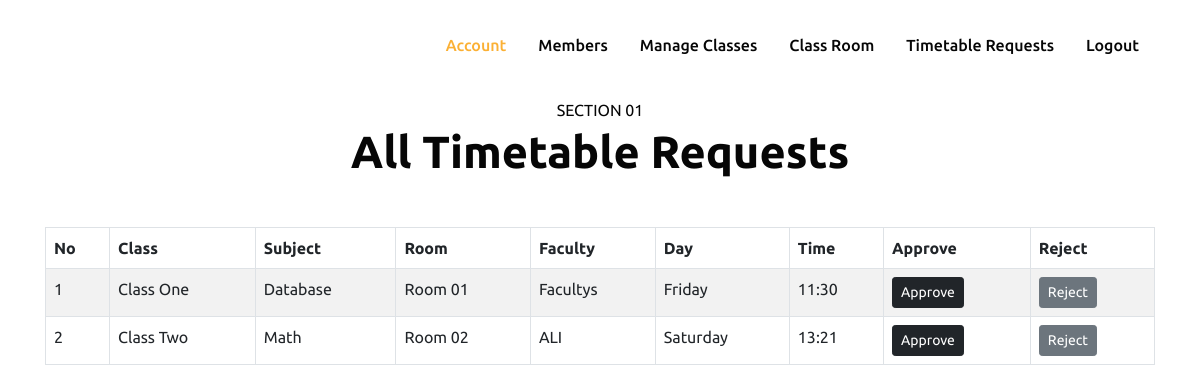
Screenshot of /admin_tt_requests.php (signed in) with the database file from the repository.
### tables this page shows
CREATE TABLE `timetable` (
  `id` int(11) NOT NULL,
  `subject_id` varchar(255) NOT NULL,
  `day` varchar(255) NOT NULL,
  `status` varchar(255) NOT NULL,
  `time` varchar(255) NOT NULL
);

CREATE TABLE `class` (
  `id` int(11) NOT NULL,
  `name` varchar(255) NOT NULL
);

CREATE TABLE `class_subject` (
  `id` int(11) NOT NULL,
  `room_id` varchar(255) NOT NULL,
  `name` varchar(255) NOT NULL,
  `faculty_id` varchar(255) NOT NULL
);

CREATE TABLE `class_room` (
  `id` int(11) NOT NULL,
  `class_id` varchar(255) NOT NULL,
  `name` varchar(255) NOT NULL
);

CREATE TABLE `user` (
  `id` int(11) NOT NULL,
  `name` varchar(255) NOT NULL,
  `email` varchar(255) NOT NULL,
  `password` varchar(255) NOT NULL,
  `role` varchar(255) NOT NULL,
  `type` varchar(255) NOT NULL,
  `status` varchar(255) NOT NULL,
  `class` varchar(255) NOT NULL
);

### admin_tt_requests.php (the view, shortened to what this page needs)
<?php include_once('header.php'); ?>
<?php include_once('nav_admin.php'); ?>
    <section class="w3l-contact py-5 mt-5" id="contact">
        <div class="container">
            <div class="title-main text-center mx-auto mb-md-5 mb-4" style="max-width:500px;">
            <p class="text-uppercase">SECTION 01</p>
                <h3 class="title-style">All Timetable Requests</h3>
            </div>
            <div class="row contact-block">
                <div class="col-md-12 contact-right">
                    <table class="table table-bordered table-striped">
                    <thead>
                        <tr>
                            <th>No</th>
                            <th>Class</th>
                            <th>Subject</th>
                            <th>Room</th>
                            <th>Faculty</th>
                            <th>Day</th>
                            <th>Time</th>
                            <th>Approve</th>
                            <th>Reject</th>
                        </tr>
                    </thead>
                        <tbody>
                        <?php
                        $select = mysqli_query($db, "SELECT * FROM timetable WHERE status = 0");
                        if(mysqli_num_rows($select)){
                            $no = 0;
                            while($row = mysqli_fetch_assoc($select)){
                                $subject_id         = $row['subject_id'];
                                $day                = $row['day'];
                                $time               = $row['time'];
                                $subject_get = mysqli_query($db, "SELECT * FROM class_subject WHERE id = '$subject_id' ");
                                if(mysqli_num_rows($subject_get)){
                                    $subject_data = mysqli_fetch_assoc($subject_get);
                                    $subject_name = $subject_data['name'];
                                    $subject_faculty_id = $subject_data['faculty_id'];
                                    $subject_room_id = $subject_data['room_id'];
                                        $faculty = mysqli_query($db, "SELECT * FROM user WHERE id = '$subject_faculty_id' ");
                                        if(mysqli_num_rows($faculty)){
                                            $faculty_data = mysqli_fetch_assoc($faculty);
                                            $faculty_name = $faculty_data['name'];
                                            $room = mysqli_query($db, "SELECT * FROM class_room WHERE id = '$subject_room_id' ");
                                            if(mysqli_num_rows($room)){
                                                $room_data = mysqli_fetch_assoc($room);
                                                $room_name = $room_data['name'];
                                                $room_class_id = $room_data['class_id'];
                                                $get_class_a = mysqli_query($db, "SELECT * FROM class WHERE id = '$room_class_id' ");
                                                if(mysqli_num_rows($get_class_a)){
                                                    $rows_get = mysqli_fetch_assoc($get_class_a);
                                                    $class_name = $rows_get['name'];
                                                    $no++;
                                                    ?>
                                                    <tr>
                                                        <td><?php echo $no ?></td>
                                                        <td><?php echo $class_name ?></td>
                                                        <td><?php echo $subject_name ?></td>
                                                        <td><?php echo $room_name ?></td>
                                                        <td><?php echo $faculty_name ?></td>
                                                        <td><?php echo $day ?></td>
                                                        <td><?php echo $time ?></td>
                                                        <td><a href="admin_tt_requests.php?approve=<?php echo $row['id']; ?>"
                                                        class="btn btn-dark btn-sm">Approve</a></td>
                                                        <td><a href="admin_tt_requests.php?remove=<?php echo $row['id']; ?>"
                                                         class="btn btn-secondary btn-sm">Reject</a></td>
                                                    </tr>
                                                    <?php
                                                }else{
                                                    $class_name = "";
                                                }
                                            }else{
                                                $room_name = "";
                                            }
                                        }else{
                                            $faculty_name = "";
                                        }
                                }else{
                                    $subject_name = "";
                                }
                                ?>
                                <?php
                            }
                        }
                        ?>
                    </tbody>
                    </table>
                </div>
            </div>
        </div>
    </section>

### rows the page displays
timetable: class.name "Class One", class_subject.name "Database", class_room.name "Room 01", user.name "Facultys", day "Friday", time "11:30"
timetable: class.name "Class Two", class_subject.name "Math", class_room.name "Room 02", user.name "ALI", day "Saturday", time "13:21"
